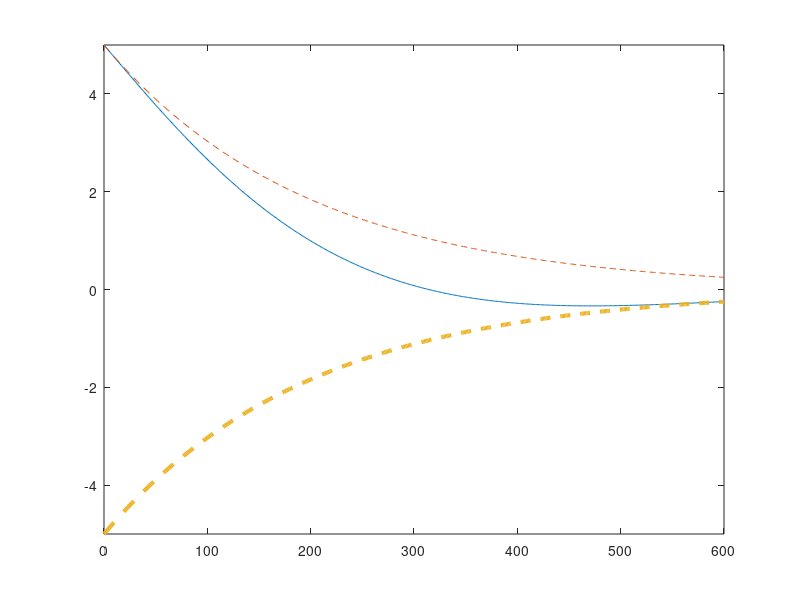

MATLAB code to generate this figure: (Note: this script raises an error after producing the figure.)
%Michael Gagliardi
%12/21/20
%ECE 202 Winter 2020, Exam 1 Part 3.b
%Plotting a damped sinusoid with its upper and lower envelope functions
clear
clf

%-----given------

%original function: f(t) = Ae^(-kt)cos(wt)

A = input('Enter value for A:'); %user inputs value for A assumed positive
k = input('Enter value for k:'); %user inputs value for k in Hz
w = input('Enter value for w:'); %user inputs value for w in rad/s
x = 3/k; %since 3/k will be used often, setting value to x
t = linspace(0,x,501); %initializing time array in s to compute
e = exp(-k*t); %value will be used multiple times, assigning to variable
tplot = t; %initialzing the time array to plot

%-------time scale dependecies-------
label = 'time in s';
if 0.001<x && x<1 %if 3/k is less than 1 s but greater than 1 ms
    tplot = t*1000; %plot in ms
    label = 'time in ms';
    x = x*1000;
end
if x<0.001 %if 3/k is less than 1 ms
    tplot = t*1^6; %plot in us
    label = 'time in us';
    x = x*1^6;
end

%------plotting--------
ue = A*e; %upper envelope function
le = -A*e; %lower envelope function
ft = A*e.*cos(w*t); %damped sinusoid

plot(tplot, ft, tplot, ue, '--', tplot, le, '--', 'LineWidth', 3) % creating the figure, f1&f2 are dotted
axis([0 x -inf inf]); % setting the x limit
ax = gca;
ax.FontSize = 12; % increasing font size

grid on %turning grid on
ax.GridAlpha = 0.3; %making grid thicker/easier to see
xlabel(sprintf(label),'FontSize',15)%labeling the x axis
ylabel('y', 'FontSize',15)%y label
legend('ft','Upper Envelope','Lower Envelope') %creating the legend
title({'ECE 202 Exam 1 Part 3b: Plotting Damped Sinusoid','ft=Ae(-kt)cos(wt)'}...
    ,'FontSize',24) %plotting title

